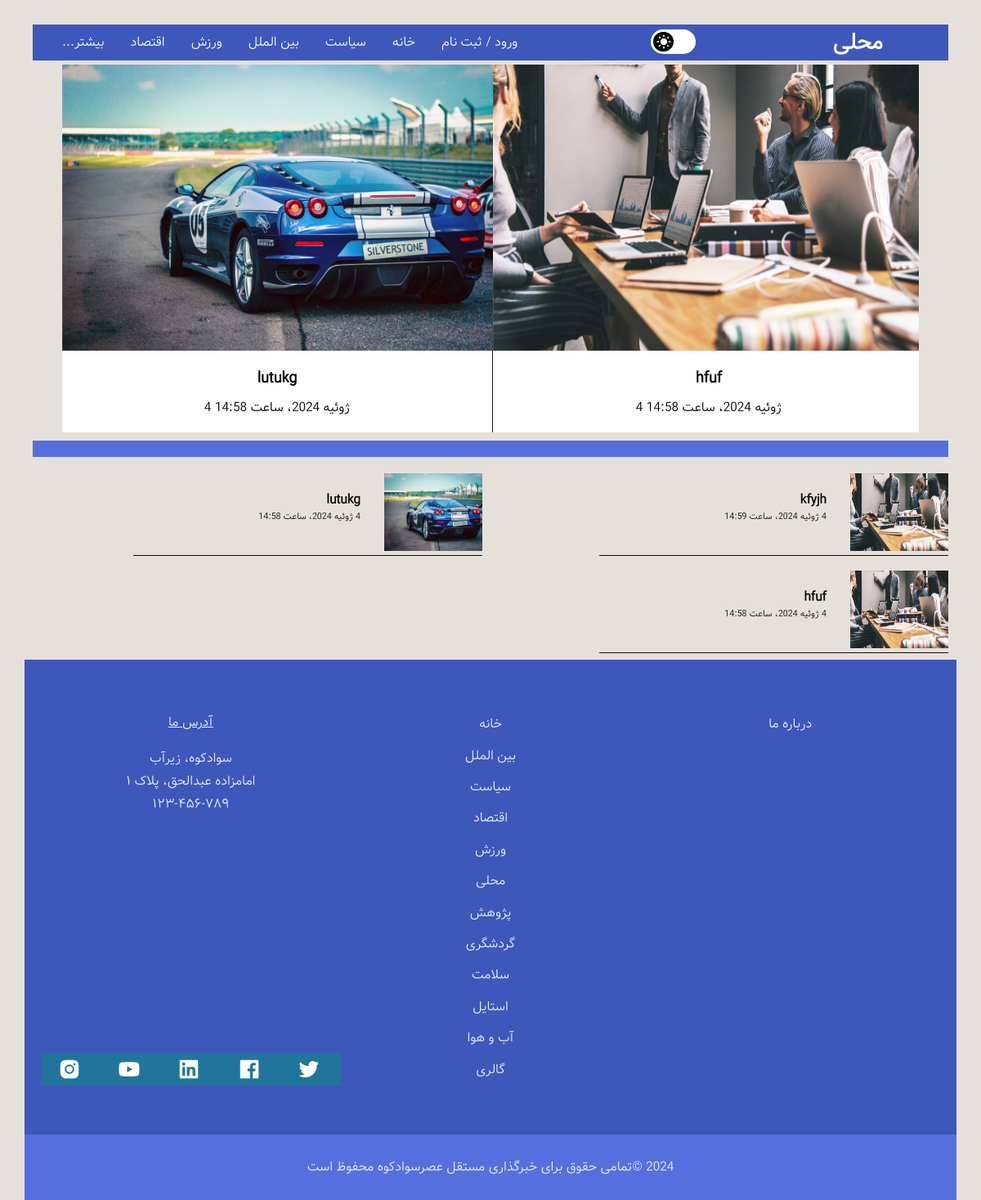
The app's page /local/ with its own data.
### news/models.py (models this page shows, shortened)
class Article(models.Model):
    title = models.CharField(max_length=200, verbose_name='عنوان')
    category = models.ForeignKey(Category, on_delete=models.CASCADE, verbose_name='دسته بندی')
    cover_image = models.ImageField(upload_to='static/images', verbose_name='تصویر کاور', null=True, blank=True)
    content = models.TextField(verbose_name='محتوا')
    author = models.CharField(max_length=200, verbose_name='نویسنده')
    created_at = models.DateTimeField(auto_now_add=True, verbose_name='تاریخ ایجاد')
    slide_show = models.BooleanField(default=False, verbose_name='نمایش خبر در اسلایدر دسته بندی')
    is_urgent = models.BooleanField(default=False, verbose_name='نمایش خبر در اسلایدر صفحه اصلی')
    slug = models.SlugField(max_length=200, db_index=True, allow_unicode=True ,verbose_name='عنوان در url')
    is_active = models.BooleanField(default=False, verbose_name='قابل مشاهده / غیرقابل مشاهده')
    class Meta:
        verbose_name = 'خبر'
        verbose_name_plural = 'اخبار'

### news/views.py (the view)
# urls.py: path('local/', views.LocalListView.as_view(), name='local-page'),
class LocalListView(ListView):
    template_name = 'news/local.html'
    model = Article
    context_object_name = 'news'
    ordering = ['created_at']
    def get_queryset(self):
        return Article.objects.filter(category__url_title="local").order_by('-id')

### template/news/local.html (shortened to what this page needs)
{% load static %}
<!DOCTYPE html>
<html class="no-js" lang="fa" dir="rtl">
<head>
    <link href="https://stackpath.bootstrapcdn.com/font-awesome/4.7.0/css/font-awesome.min.css" rel="stylesheet"
>
    <link rel="stylesheet" href="{% static 'css/normalize.css' %}">
    <link rel="stylesheet" href="{% static 'css/main.css' %}">
</head>
<body id="top" class="body_color">
    <div class="content-wrap main_color">
        <header role="banner">
          <section class="nav-section content_color1">
            <div class="logo">
              <a href="{% url 'home_page' %}" title="Frivizn logo">محلی</a>
            </div>
            <div id="DL_mode" class="bg_white">
              <div id="DL_btn" class="bg_black">
                  <img id="DL_status" src="{% static 'images/light.png' %}" alt="">
              </div>
            </div>
            <nav class="nav-menu" role="navigation">
              <ul class="nav-links">
                {% if request.user.is_authenticated %}
                  <li><a href="{% url 'logout_page' %}" title="logout">خروج</a></li>
                {% else %}
                  <li><a href="{% url 'register_page' %}" title="register">ورود / ثبت نام</a></li>
                {% endif %}
                <li><a href="{% url 'home_page' %}" title="Home">خانه</a></li>
                <li><a href="{% url 'politics-page' %}" title="Politics">سیاست</a></li>
                <li><a href="{% url 'world-page' %}" title="Business">بین الملل</a></li>
                <li><a href="{% url 'sport-page' %}" title="Sport">ورزش</a></li>
                <li><a href="{% url 'economy-page' %}" title="Business">اقتصاد</a></li>
                <li>
                  <a title="More">بیشتر...<span class="dropdown-toggle" aria-expanded="false"></span>
                    <span class="screen-reader-text">Expand child menu</span></a>
                </li>
              </ul>
            </nav>
          </section>
        </header>
        <main class="main" role="main">
          <section class="slider">
            <div class="main_container">
                <div class="slide_container" id="slide_container">
                    <div id="slides" class="slides">
                      {% for new in news %}
                        {% if new.slide_show %}
                          <a href="{% url 'article-detail' pk=new.id  %}">
                            <div class="slide" id="slide11">
                                <img src="{{ new.cover_image.url }}">
                                <div class="news_details">
                                  <h3>{{ new.title }}</h3>
                                  <p>{{ new.created_at }}</p>
                                </div>
                            </div>
                          </a>
                        {% endif %}
                      {% endfor %}
                    </div>
                </div>
            </div>
          </section>
          <section class="news" id="container">
            <h2 class="content_color2"></h2>
            {% for new in news %}
                <div class="story">
                  <a href="{% url 'article-detail' pk=new.id  %}">
                    <div class="story-img">
                {% if new.cover_image %}
                    <img src="{{ new.cover_image.url }}" alt="">
                {% else %}
                    <img src="{% static 'images/business4.jpg' %}" alt="news">
                {% endif %}
                    </div>
                    <div class="story-headline">
                      <h3 class="color_b">{{ new.title }}</h3>
                      <p class="exact-time color_b">{{ new.created_at }}</p>
                    </div>
                  </a>
                </div>
            {% endfor %}
          </section>
        </main>
        <div class="footer-links content_color1">
          <ul class="social-media-links" style="align-items: center;">
            <li><a href="http://twitter.com"><img src="{% static 'images/twitter.png' %}" alt=""><span class="screen-reader-text">توییتر</span></a></li>
       	    <li><a href="http://facebook.com"><img src="{% static 'images/facebook.png' %}" alt=""><span class="screen-reader-text">فیسبوک</span></a></li>
            <li><a href="http://linkedin.com"><img src="{% static 'images/linkedin.png' %}" alt=""><span class="screen-reader-text">لینکداین</span></a></li>
            <li><a href="http://youtube.com"><img src="{% static 'images/youtube.png' %}" alt=""><span class="screen-reader-text">یوتیوب</span></a></li>
            <li><a href="http://instagram.com"><img src="{% static 'images/instagram.png' %}" alt=""><span class="screen-reader-text">اینستاگرام</span></a></li>
          </ul>
          <ul class="main-footer-links">
            <li><a href="{% url 'home_page' %}" title="Home">خانه</a></li>
            <li><a href="{% url 'world-page' %}" title="world">بین الملل</a></li>
            <li><a href="{% url 'politics-page' %}" title="Politics">سیاست</a></li>
            <li><a href="{% url 'economy-page' %}" title="Business">اقتصاد</a></li>
            <li><a href="{% url 'sport-page' %}" title="Sport">ورزش</a></li>
            <li><a href="{% url 'local-page' %}" title="Entertainment">محلی</a></li>
            <li><a href="{% url 'science-page' %}" title="Science">پژوهش</a></li>
            <li><a href="{% url 'travel-page' %}" title="Travel">گردشگری</a></li>
            <li><a href="{% url 'health-page' %}" title="Health">سلامت</a></li>
            <li><a href="{% url 'style-page' %}" title="Style">استایل</a></li>
            <li><a href="{% url 'weather-page' %}" title="Weather">آب و هوا</a></li>
            <li><a href="{% url 'gallery-page' %}" title="Video">گالری</a></li>
          </ul>
          <ul class="info-links">
            <li><a href="{% url 'about_page' %}" title="About Us">درباره ما</a></li>
          </ul>
          <ul class="our-address">
            <li>آدرس ما</li>
            <li>سوادکوه، زیرآب</li>
            <li>امامزاده عبدالحق، پلاک ۱</li>
            <li>۱۲۳-۴۵۶-۷۸۹</li>
          </ul>
        </div>
        <footer class="content_color2" role="contentinfo">
          <p class="content_color2">2024 &copy;تمامی حقوق برای خبرگذاری مستقل عصرسوادکوه محفوظ است</p>
        </footer>
    </div>
</body>
</html>

### records on screen
Article: cover_image (picture), title "lutukg", created_at "4 ژوئیه 2024، ساعت 14:58"
Article: cover_image (picture), title "hfuf", created_at "4 ژوئیه 2024، ساعت 14:58"
Article: cover_image (picture), title "kfyjh", created_at "4 ژوئیه 2024، ساعت 14:59"
